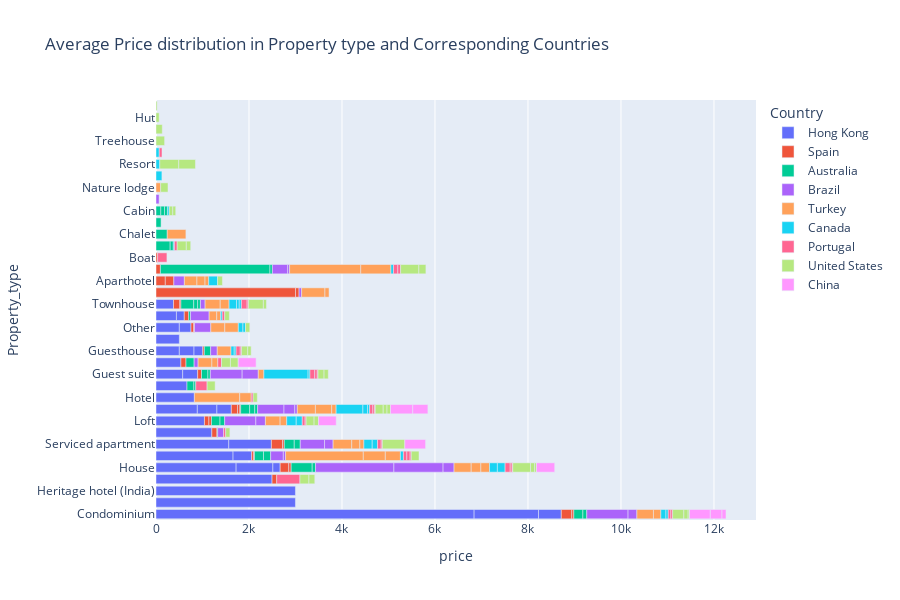

The notebook cell saved with this chart:
### Code cell
#Price spread by Property_type and Corresponding Countries
#p=price_Df.sort_values(by='price')
fig=px.bar(price_Df,x='price',y='Property_type',title='Average Price distribution in Property type and Corresponding Countries',
           color='Country')
fig.update_layout(width=900,height=600)
fig.show()

### Figure 1 — Plotly figure (JSON) as saved in the notebook; plotly's stock layout.template omitted (floating-point values rounded to 4 significant figures)
{"data": [{"alignmentgroup": "True", "hovertemplate": "Country=Hong Kong<br>price=%{x}<br>Property_type=%{y}<extra></extra>", "legendgroup": "Hong Kong", "marker": {"color": "#636efa", "pattern": {"shape": ""}}, "name": "Hong Kong", "offsetgroup": "Hong Kong", "orientation": "h", "showlegend": true, "textposition": "auto", "type": "bar", "x": [6842.0, 2999, 2999, 2496, 1723.0, 1657.0, 1565.0, 1385, 1201, 1042.0, 916.7, 888.8, 825, 790.6, 667, 573.8, 535.9, 502, 502, 502, 490.3, 439.6, 421.1, 400, 377, 322, 315.7, 310.3, 251, 188.5, 168.5, 157], "xaxis": "x", "y": ["Condominium", "Houseboat", "Heritage hotel (India)", "Farm stay", "House", "Bed and breakfast", "Serviced apartment", "Condominium", "Tiny house", "Loft", "Serviced apartment", "Apartment", "Hotel", "House", "Cottage", "Guest suite", "Boutique hotel", "Guesthouse", "Pension (South Korea)", "Other", "Condominium", "Hostel", "Apartment", "Bed and breakfast", "Townhouse", "Guest suite", "Guesthouse", "Apartment", "Other", "Guesthouse", "Hostel", "House"], "yaxis": "y"}, {"alignmentgroup": "True", "hovertemplate": "Country=Spain<br>price=%{x}<br>Property_type=%{y}<extra></extra>", "legendgroup": "Spain", "marker": {"color": "#EF553B", "pattern": {"shape": ""}}, "name": "Spain", "offsetgroup": "Spain", "orientation": "h", "showlegend": true, "textposition": "auto", "type": "bar", "x": [3000, 239.3, 225.5, 200, 185, 184, 135, 133.6, 110, 109.3, 100, 95.94, 95, 95, 83, 76.5, 55, 55, 51.17, 50.25, 43.86, 40.29, 38, 35, 33, 24, 20, 20, 17], "xaxis": "x", "y": ["Casa particular (Cuba)", "Serviced apartment", "Condominium", "Aparthotel", "House", "Aparthotel", "Townhouse", "Apartment", "Tiny house", "Boutique hotel", "Farm stay", "Loft", "Hostel", "Villa", "Guest suite", "Casa particular (Cuba)", "Loft", "Other", "House", "Apartment", "Condominium", "Bed and breakfast", "Serviced apartment", "Boat", "Guesthouse", "Townhouse", "Bed and breakfast", "Other", "Apartment"], "yaxis": "y"}, {"alignmentgroup": "True", "hovertemplate": "Country=Australia<br>price=%{x}<br>Property_type=%{y}<extra></extra>", "legendgroup": "Australia", "marker": {"color": "#00cc96", "pattern": {"shape": ""}}, "name": "Australia", "offsetgroup": "Australia", "orientation": "h", "showlegend": true, "textposition": "auto", "type": "bar", "x": [2356, 452.4, 304.5, 275.4, 242, 214.5, 195, 194.5, 193.4, 183.8, 174.5, 154, 148, 137.6, 136.4, 129, 109, 109.0, 103.4, 100, 83.71, 83.33, 80, 72.24, 67.67, 62.5, 62.5, 60, 52, 51.5, 41, 40, 16], "xaxis": "x", "y": ["Villa", "House", "Bungalow", "Townhouse", "Chalet", "Serviced apartment", "Condominium", "Bed and breakfast", "Apartment", "Loft", "Boutique hotel", "Bed and breakfast", "Cottage", "Guest suite", "Guesthouse", "Serviced apartment", "Train", "Apartment", "Cabin", "Loft", "Townhouse", "Condominium", "Cabin", "House", "Bungalow", "Cabin", "Apartment", "Townhouse", "Guest suite", "Villa", "Cottage", "Hostel", "Tiny house"], "yaxis": "y"}, {"alignmentgroup": "True", "hovertemplate": "Country=Brazil<br>price=%{x}<br>Property_type=%{y}<extra></extra>", "legendgroup": "Brazil", "marker": {"color": "#ab63fa", "pattern": {"shape": ""}}, "name": "Brazil", "offsetgroup": "Brazil", "orientation": "h", "showlegend": true, "textposition": "auto", "type": "bar", "x": [1685.0, 1058.0, 888.1, 684.5, 670.5, 566.7, 522.2, 400.2, 350.5, 347, 330, 272.5, 236, 232.2, 226, 205.7, 190.2, 184.5, 142, 127, 101, 86, 67, 56, 54, 48, 41], "xaxis": "x", "y": ["House", "House", "Condominium", "Guest suite", "Loft", "Apartment", "Serviced apartment", "Hostel", "Other", "Guest suite", "Villa", "Bed and breakfast", "House", "Apartment", "Aparthotel", "Loft", "Condominium", "Serviced apartment", "Guesthouse", "Tiny house", "Townhouse", "Boutique hotel", "Earth house", "Casa particular (Cuba)", "Apartment", "Bed and breakfast", "Villa"], "yaxis": "y"}, {"alignmentgroup": "True", "hovertemplate": "Country=Turkey<br>price=%{x}<br>Property_type=%{y}<extra></extra>", "legendgroup": "Turkey", "marker": {"color": "#FFA15A", "pattern": {"shape": ""}}, "name": "Turkey", "offsetgroup": "Turkey", "orientation": "h", "showlegend": true, "textposition": "auto", "type": "bar", "x": [1672.0, 1530, 975.5, 649, 501, 473.7, 401, 400.9, 389.6, 368.7, 356, 350.6, 325, 324.8, 316.2, 301, 296.3, 295, 291.2, 270.5, 248, 208, 190.8, 186.5, 174, 174, 163.3, 159.2, 142, 127, 121, 100, 94.89, 88.25, 87, 82.33, 79], "xaxis": "x", "y": ["Bed and breakfast", "Villa", "Hotel", "Villa", "Casa particular (Cuba)", "Bed and breakfast", "Chalet", "Serviced apartment", "Apartment", "House", "Condominium", "Apartment", "Bed and breakfast", "Townhouse", "Loft", "Other", "Boutique hotel", "Guesthouse", "Other", "Aparthotel", "Hotel", "House", "Townhouse", "House", "Serviced apartment", "Aparthotel", "Hostel", "Condominium", "Loft", "Boutique hotel", "Guest suite", "Nature lodge", "Apartment", "Casa particular (Cuba)", "Serviced apartment", "Hostel", "Aparthotel"], "yaxis": "y"}, {"alignmentgroup": "True", "hovertemplate": "Country=Canada<br>price=%{x}<br>Property_type=%{y}<extra></extra>", "legendgroup": "Canada", "marker": {"color": "#19d3f3", "pattern": {"shape": ""}}, "name": "Canada", "offsetgroup": "Canada", "orientation": "h", "showlegend": true, "textposition": "auto", "type": "bar", "x": [950, 576, 204.6, 191, 179, 168.6, 166.2, 159.9, 129.5, 127, 114.4, 109.5, 100.7, 99, 81, 70, 70, 64.17, 58.8, 55, 55, 49.38, 46, 44.08, 40, 40, 39, 35, 24], "xaxis": "x", "y": ["Guest suite", "Apartment", "Loft", "Aparthotel", "Serviced apartment", "House", "House", "Townhouse", "Loft", "Castle", "Serviced apartment", "Condominium", "Apartment", "Other", "Resort", "Camper/RV", "Guesthouse", "Bed and breakfast", "Townhouse", "Villa", "Other", "Condominium", "Townhouse", "Apartment", "Guest suite", "Guesthouse", "Cabin", "Hostel", "Bungalow"], "yaxis": "y"}, {"alignmentgroup": "True", "hovertemplate": "Country=Portugal<br>price=%{x}<br>Property_type=%{y}<extra></extra>", "legendgroup": "Portugal", "marker": {"color": "#FF6692", "pattern": {"shape": ""}}, "name": "Portugal", "offsetgroup": "Portugal", "orientation": "h", "showlegend": true, "textposition": "auto", "type": "bar", "x": [500, 243.3, 200, 123.5, 109.8, 103, 93.33, 90, 80, 78.6, 73.67, 70, 69.42, 60.96, 60, 60, 59, 56.3, 53.86, 53.33, 45, 42.26, 40, 38, 36.68, 27.5, 26.67, 25, 24.5, 22, 17, 15, 12], "xaxis": "x", "y": ["Farm stay", "Cottage", "Boat", "Townhouse", "House", "Guest suite", "Villa", "Guesthouse", "Boutique hotel", "Serviced apartment", "Bed and breakfast", "Bed and breakfast", "Apartment", "Loft", "Villa", "Bungalow", "Camper/RV", "Condominium", "Guest suite", "Hostel", "Tiny house", "House", "Hotel", "Condominium", "Apartment", "Guesthouse", "Townhouse", "Bed and breakfast", "Serviced apartment", "Loft", "Guest suite", "Apartment", "House"], "yaxis": "y"}, {"alignmentgroup": "True", "hovertemplate": "Country=United States<br>price=%{x}<br>Property_type=%{y}<extra></extra>", "legendgroup": "United States", "marker": {"color": "#B6E880", "pattern": {"shape": ""}}, "name": "United States", "offsetgroup": "United States", "orientation": "h", "showlegend": true, "textposition": "auto", "type": "bar", "x": [483.1, 408, 392.6, 382.9, 359.8, 322.8, 241.7, 195.7, 193.3, 192, 185, 172.9, 171.6, 171.2, 167, 167, 158, 151.7, 135, 133.2, 129.7, 126, 104.5, 101, 95, 94.43, 92.5, 91.5, 91.5, 91, 90, 88.24, 81.39, 76, 75, 73.5, 68, 66.58, 63.5, 39, 30, 25], "xaxis": "x", "y": ["Serviced apartment", "Resort", "Villa", "House", "Resort", "Townhouse", "Condominium", "Bungalow", "Farm stay", "Boutique hotel", "Treehouse", "Cottage", "Loft", "Apartment", "Boutique hotel", "Bed and breakfast", "Nature lodge", "Villa", "Barn", "Guesthouse", "Guest suite", "Farm stay", "Aparthotel", "Hostel", "Bungalow", "Loft", "Other", "Condominium", "Guest suite", "Hotel", "Tiny house", "House", "Apartment", "Cabin", "Apartment", "Guesthouse", "Hut", "Townhouse", "Cabin", "House", "Condominium", "Campsite"], "yaxis": "y"}, {"alignmentgroup": "True", "hovertemplate": "Country=China<br>price=%{x}<br>Property_type=%{y}<extra></extra>", "legendgroup": "China", "marker": {"color": "#FF97FF", "pattern": {"shape": ""}}, "name": "China", "offsetgroup": "China", "orientation": "h", "showlegend": true, "textposition": "auto", "type": "bar", "x": [479, 447.5, 447, 393, 385, 381, 325.5, 251, 86], "xaxis": "x", "y": ["Apartment", "Condominium", "Serviced apartment", "House", "Boutique hotel", "Loft", "Apartment", "Condominium", "Condominium"], "yaxis": "y"}], "layout": {"barmode": "relative", "height": 600, "legend": {"title": {"text": "Country"}, "tracegroupgap": 0}, "title": {"text": "Average Price distribution in Property type and Corresponding Countries"}, "width": 900, "xaxis": {"anchor": "y", "domain": [0, 1], "title": {"text": "price"}}, "yaxis": {"anchor": "x", "domain": [0, 1], "title": {"text": "Property_type"}}}}
